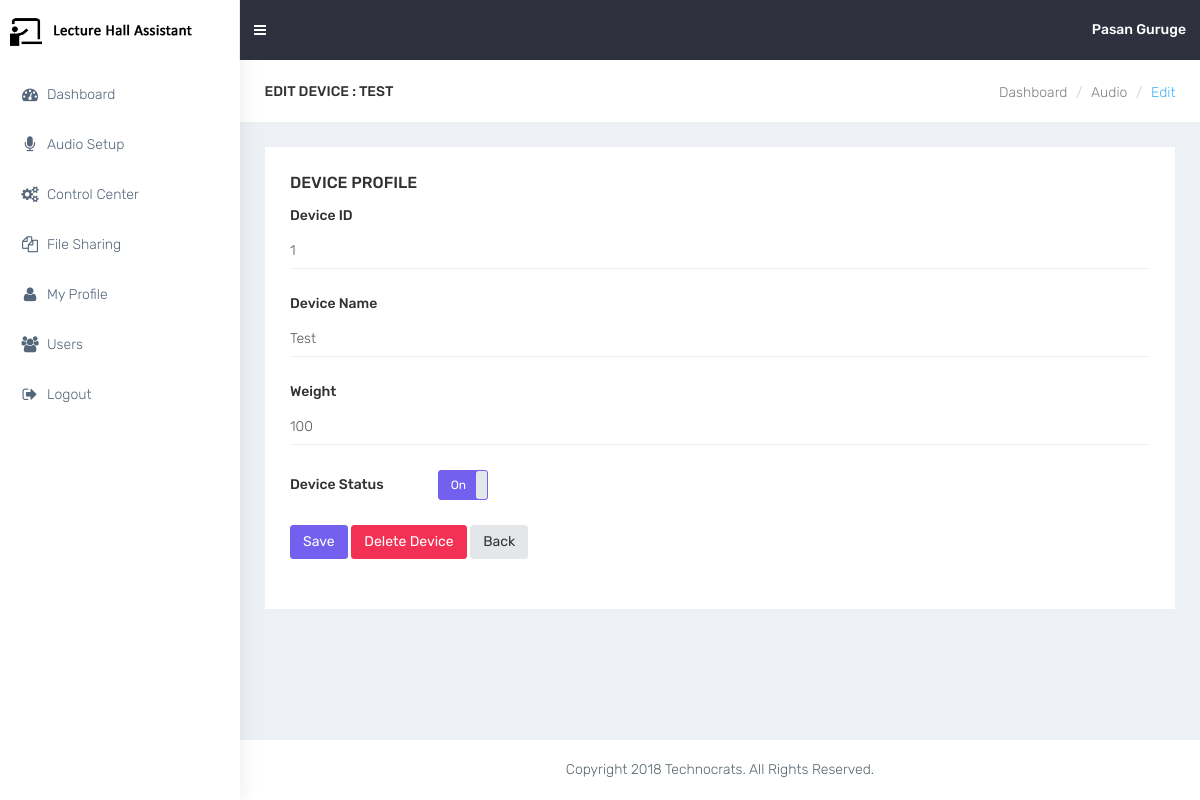
The page /editaudio.php?id=1 (signed in) on the database its author committed.
### tables this page shows
CREATE TABLE `tblinput` (
  `inp_id` int(11) NOT NULL,
  `inp_name` text NOT NULL,
  `inp_weight` float NOT NULL,
  `inp_status` int(11) NOT NULL DEFAULT '1',
  `inp_value` int(11) NOT NULL DEFAULT '0'
);

### html/editaudio.php (the view, shortened to what this page needs)
<?php require_once 'codeblocks/database.php' ; ?>
<?php
    $inp_id = $inp_name = "";
    if (isset($_GET['id'])){
        $inp_id = $_GET['id'];
    }else{
        header ('location: audio.php');
        die();
    }
    $conn = mysqli_connect($database_server, $database_username, $database_password, $database_name);
    $sql = "SELECT * FROM tblinput WHERE inp_id='$inp_id'";
    $result = mysqli_query($conn, $sql);
    $row = mysqli_fetch_assoc($result);
    $inp_name = $row['inp_name'];
    $inp_weight = $row['inp_weight'];
?>
<!DOCTYPE html>
<html lang="en">
<head>
    <?php require_once 'codeblocks/header.php'; ?>
</head>
<body class="fix-header">
    <div id="wrapper">
        <?php require_once 'codeblocks/navbar.php'; ?>
        <div id="page-wrapper">
            <div class="container-fluid">
                <div class="row bg-title">
                    <div class="col-lg-3 col-md-4 col-sm-4 col-xs-12">
                        <h4 class="page-title">Edit Device : <?php echo $inp_name; ?></h4> </div>
                    <div class="col-lg-9 col-sm-8 col-md-8 col-xs-12">
                        <ol class="breadcrumb">
                            <li><a href="dashboard.php">Dashboard</a></li>
                            <li><a href="audio.php">Audio</a></li>
                            <li class="active">Edit</li>
                        </ol>
                    </div>
                </div>
                <div class="row">
                    <div class="col-md-12">
                        <div class="white-box">
                            <h4 class="box-title">Device Profile</h4>
                            <form class="form-horizontal form-material" method="post">
                                <div class="form-group">
                                    <label class="col-md-12">Device ID</label>
                                    <div class="col-md-12">
                                        <input type="number" name="inp_id" class="form-control form-control-line" value="<?php echo $inp_id; ?>" required> </div>
                                </div>
                                <div class="form-group">
                                    <label class="col-md-12">Device Name</label>
                                    <div class="col-md-12">
                                        <input type="text" class="form-control form-control-line" name="inp_name" value="<?php echo $inp_name; ?>" required> </div>
                                </div>
                                <div class="form-group">
                                    <label class="col-md-12">Weight</label>
                                    <div class="col-md-12">
                                        <input type="number" name="inp_weight" class="form-control form-control-line" value="<?php echo $inp_weight; ?>" required min=0 max=100> </div>
                                </div>
                                <div class="form-group">
                                    <label class="col-sm-2 switch">Device Status</label>
                                    <div class="col-sm-9">
                                    </div>
                                </div>
                                <div class="form-group">
                                    <div class="col-sm-12">
                                        <button class="btn btn-primary" type="submit" >Save</button>
                                        <a onclick="deleteDevice(<?php echo $inp_id; ?>)" class="btn btn-danger">Delete Device</a>
                                        <a href="audio.php" class="btn btn-default">Back</a>
                                    </div>
                                </div>
                            </form>
                        </div>
                    </div>
                </div>
            </div>
            <?php require_once 'codeblocks/footer.php'; ?>
        </div>
    </div>
</body>
</html>

### html/css/colors/default.css (style rules this page uses)
body { background: #fff; }
.bg-title .breadcrumb .active { color: #41b3f9; }

### rows shown on the page
tblinput: inp_name "TEST", inp_name "Test", inp_weight "100"

### other values the page prints
$_SESSION['usr_name'] "Pasan Guruge"
